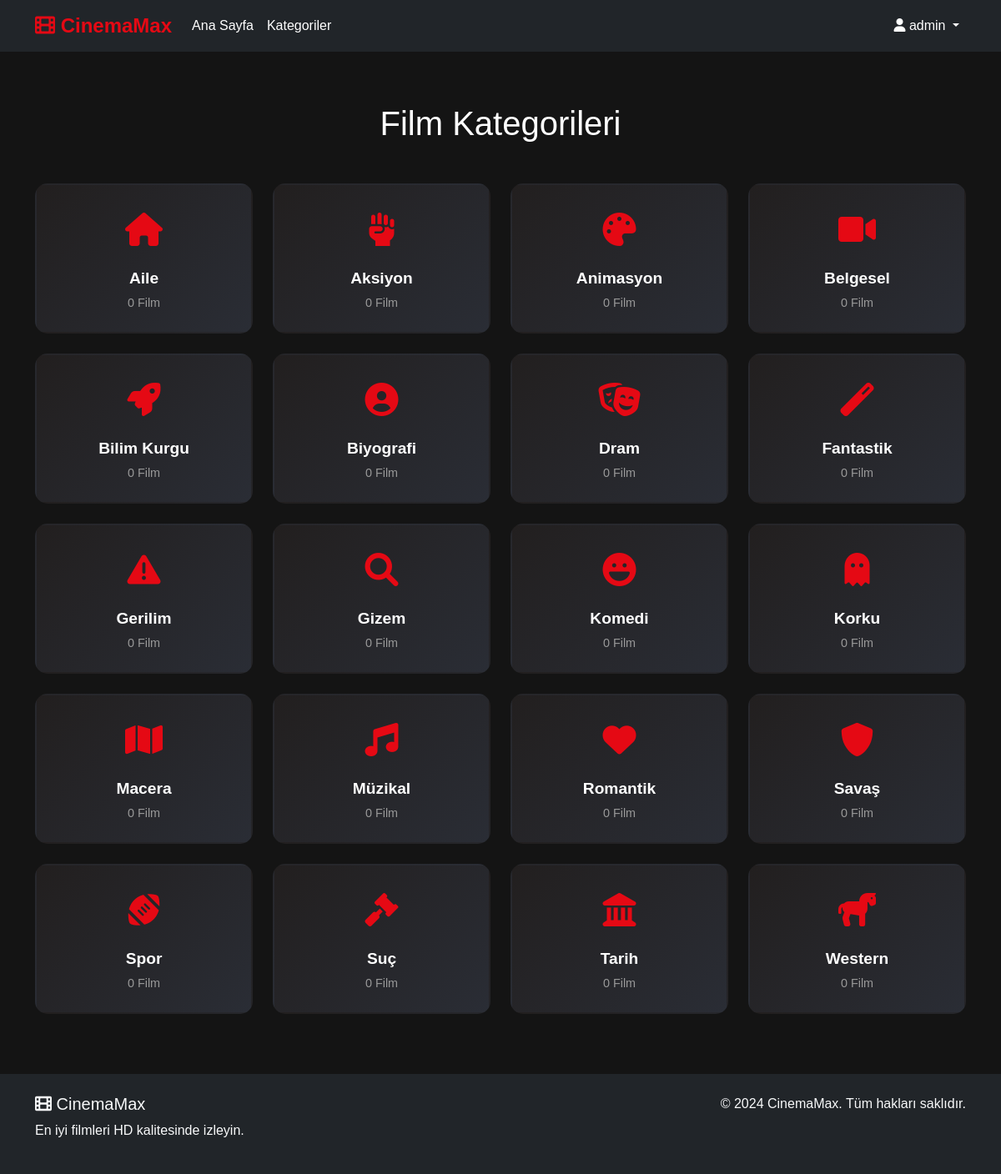
The app's page /categories.php (signed in) with its own data.
### tables this page shows
CREATE TABLE categories (
    id INT AUTO_INCREMENT PRIMARY KEY,
    name VARCHAR(50) NOT NULL,
    slug VARCHAR(50) UNIQUE NOT NULL
);

### classes/Category.php (called while the page is built, shortened)
<?php
class Category {
    private $conn;
    private $table_name = "categories";
    public function __construct($db) {
        $this->conn = $db;
    }
    public function getAllCategories() {
        $query = "SELECT * FROM " . $this->table_name . " ORDER BY name ASC";
        $stmt = $this->conn->prepare($query);
        $stmt->execute();
        return $stmt->fetchAll(PDO::FETCH_ASSOC);
    }
}
?>

### classes/Movie.php (called while the page is built, shortened)
<?php
class Movie {
    private $conn;
    private $table_name = "movies";
    public function __construct($db) {
        $this->conn = $db;
    }
    public function getTotalMovies($category = '') {
        $query = "SELECT COUNT(*) FROM " . $this->table_name . " m";
        if (!empty($category)) {
            $query .= " LEFT JOIN categories c ON m.category_id = c.id WHERE m.status = 'active' AND c.slug = :category";
        } else {
            $query .= " WHERE m.status = 'active'";
        }
        $stmt = $this->conn->prepare($query);
        if (!empty($category)) {
            $stmt->bindParam(':category', $category);
        }
        $stmt->execute();
        return $stmt->fetchColumn();
    }
}
?>

### categories.php (the view, shortened to what this page needs)
<?php
require_once 'classes/Movie.php';
require_once 'classes/Category.php';
$database = new Database();
$db = $database->getConnection();
$movie = new Movie($db);
$category = new Category($db);
$categories = $category->getAllCategories();
$selected_category = isset($_GET['slug']) ? $_GET['slug'] : '';
?>
<!DOCTYPE html>
<html lang="tr">
<head>
    <link href="https://cdn.jsdelivr.net/npm/bootstrap@5.1.3/dist/css/bootstrap.min.css" rel="stylesheet">
    <link href="https://cdnjs.cloudflare.com/ajax/libs/font-awesome/6.0.0/css/all.min.css" rel="stylesheet">
    <link href="assets/css/style.css" rel="stylesheet">
</head>
<body>
    <nav class="navbar navbar-expand-lg navbar-dark bg-dark fixed-top">
        <div class="container">
            <a class="navbar-brand" href="index.php">
                <i class="fas fa-film"></i> CinemaMax
            </a>
            <div class="collapse navbar-collapse" id="navbarNav">
                <ul class="navbar-nav me-auto">
                    <li class="nav-item">
                        <a class="nav-link" href="index.php">Ana Sayfa</a>
                    </li>
                    <li class="nav-item">
                        <a class="nav-link active" href="categories.php">Kategoriler</a>
                    </li>
                </ul>
                <ul class="navbar-nav">
                    <?php if(isset($_SESSION['user_id'])): ?>
                        <li class="nav-item dropdown">
                            <a class="nav-link dropdown-toggle" href="#" id="userDropdown" role="button" data-bs-toggle="dropdown">
                                <i class="fas fa-user"></i> <?= $_SESSION['username'] ?>
                            </a>
                        </li>
                    <?php endif; ?>
                </ul>
            </div>
        </div>
    </nav>
    <section class="categories-section py-5">
        <div class="container">
            <div class="row">
                <div class="col-12">
                    <h1 class="text-center mb-5">Film Kategorileri</h1>
                </div>
            </div>
            <?php if (!$selected_category): ?>
            <div class="row">
                <?php
                $category_icons = [
                    'aksiyon' => 'fa-fist-raised',
                    'macera' => 'fa-map',
                    'komedi' => 'fa-laugh',
                    'dram' => 'fa-theater-masks',
                    'korku' => 'fa-ghost',
                    'gerilim' => 'fa-exclamation-triangle',
                    'romantik' => 'fa-heart',
                    'bilim-kurgu' => 'fa-rocket',
                    'fantastik' => 'fa-magic',
                    'animasyon' => 'fa-palette',
                    'suc' => 'fa-gavel',
                    'belgesel' => 'fa-video',
                    'biyografi' => 'fa-user-circle',
                    'tarih' => 'fa-landmark',
                    'savas' => 'fa-shield-alt',
                    'western' => 'fa-horse',
                    'muzikal' => 'fa-music',
                    'spor' => 'fa-football-ball',
                    'aile' => 'fa-home',
                    'gizem' => 'fa-search'
                ];
                foreach($categories as $cat):
                    $icon = $category_icons[$cat['slug']] ?? 'fa-film';
                ?>
                <div class="col-lg-3 col-md-4 col-sm-6 mb-4">
                    <div class="category-card">
                        <a href="categories.php?slug=<?= $cat['slug'] ?>" class="text-decoration-none">
                            <div class="category-icon">
                                <i class="fas <?= $icon ?>"></i>
                            </div>
                            <h5 class="category-name"><?= $cat['name'] ?></h5>
                            <p class="category-count">
                                <?= $movie->getTotalMovies($cat['slug']) ?> Film
                            </p>
                        </a>
                    </div>
                </div>
                <?php endforeach; ?>
            </div>
            <?php endif; ?>
        </div>
    </section>
    <footer class="bg-dark text-light py-4">
        <div class="container">
            <div class="row">
                <div class="col-md-6">
                    <h5><i class="fas fa-film"></i> CinemaMax</h5>
                    <p>En iyi filmleri HD kalitesinde izleyin.</p>
                </div>
                <div class="col-md-6 text-md-end">
                    <p>&copy; 2024 CinemaMax. Tüm hakları saklıdır.</p>
                </div>
            </div>
        </div>
    </footer>
</body>
</html>

### assets/css/style.css (style rules this page uses)
:root { --primary-color: #e50914; --secondary-color: #221f1f; --dark-bg: #141414; --text-color: #ffffff; --text-muted: #999999; }
* { margin: 0; padding: 0; box-sizing: border-box; }
body { background-color: #121212; color: #ffffff; font-family: 'Arial', sans-serif; }
body { font-family: 'Arial', sans-serif; background-color: var(--dark-bg); color: var(--text-color); padding-top: 76px; }
.navbar-brand { font-size: 1.5rem; font-weight: bold; color: var(--primary-color) !important; }
.navbar-dark .navbar-nav .nav-link { color: var(--text-color); transition: color 0.3s ease; }
.categories-section { background-color: var(--dark-bg); min-height: 80vh; padding-top: 100px; }
.category-card { background: linear-gradient(135deg, var(--secondary-color), #2a2d35); border-radius: 15px; padding: 2rem; text-align: center; transition: all 0.3s ease; height: 180px; display: flex; flex-direction: column; justify-content: center; border: 2px solid transparent; }
.category-card a { color: var(--text-color); text-decoration: none; }
.category-icon { font-size: 2.5rem; color: var(--primary-color); margin-bottom: 1rem; }
.category-name { font-size: 1.2rem; font-weight: bold; margin-bottom: 0.5rem; color: var(--text-color); }
.category-count { color: var(--text-muted); font-size: 0.9rem; margin: 0; }

### records on screen
categories: name "Aile", TotalMovies "0"
categories: name "Aksiyon", TotalMovies "0"
categories: name "Animasyon", TotalMovies "0"
categories: name "Belgesel", TotalMovies "0"
categories: name "Bilim Kurgu", TotalMovies "0"
categories: name "Biyografi", TotalMovies "0"
categories: name "Dram", TotalMovies "0"
categories: name "Fantastik", TotalMovies "0"
categories: name "Gerilim", TotalMovies "0"
categories: name "Gizem", TotalMovies "0"
categories: name "Komedi", TotalMovies "0"
categories: name "Korku", TotalMovies "0"
categories: name "Macera", TotalMovies "0"
categories: name "Müzikal", TotalMovies "0"
categories: name "Romantik", TotalMovies "0"
categories: name "Savaş", TotalMovies "0"
categories: name "Spor", TotalMovies "0"
categories: name "Suç", TotalMovies "0"
categories: name "Tarih", TotalMovies "0"
categories: name "Western", TotalMovies "0"

### other values on screen
$_SESSION['username'] "admin"
